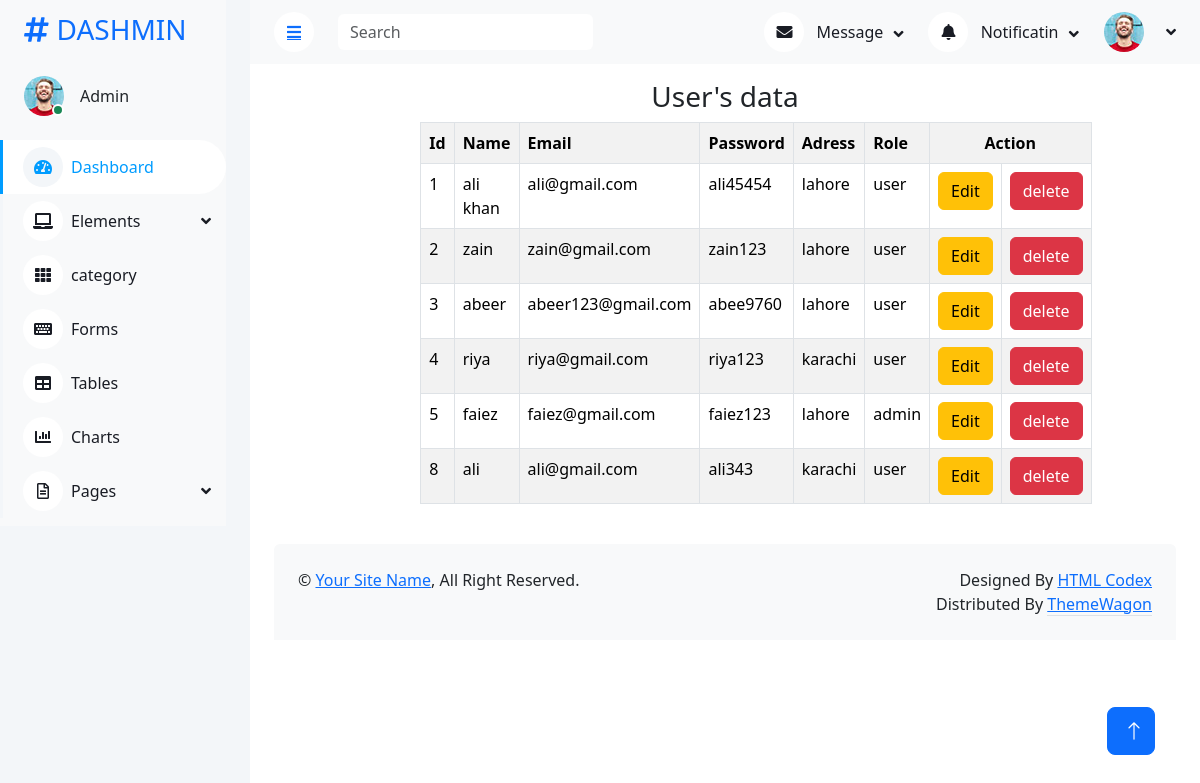
/admin_panel/public.php?index (signed in), run on the app's committed database.
### tables this page shows
CREATE TABLE `register` (
  `id` int(11) NOT NULL,
  `Name` varchar(30) NOT NULL,
  `Email` varchar(30) NOT NULL,
  `Password` varchar(20) DEFAULT NULL,
  `Address` varchar(50) DEFAULT NULL,
  `role` varchar(20) DEFAULT 'user'
);

### admin_panel/index.php (the view, shortened to what this page needs)
<!doctype html>
<html lang="en">
  <head>
    <link href="https://cdn.jsdelivr.net/npm/bootstrap@5.3.8/dist/css/bootstrap.min.css" rel="stylesheet">
  </head>
  <body>
        <div class="container">
            <div class="row">
                <div class="col-8 mx-auto">
                    <h3 class='text-center mt-3'>User's data</h3>
                    <table class="table table-bordered table-hover table-striped">
                        <tr>
                            <th>Id</th>
                            <th>Name</th>
                            <th>Email</th>
                            <th>Password</th>
                            <th>Adress</th>
                            <th>Role</th>
                            <th colspan='2' class='text-center'>Action</th>
                        </tr>
                        <?php
                        include '../connection.php';
                        $query = mysqli_query($con , "SELECT * from register");
                        foreach($query as $value){
                            ?>
                            <tr>
                                <td><?php echo $value['id'];?></td>
                                <td><?php echo $value['Name'];?></td>
                                <td><?php echo $value['Email'];?></td>
                                <td><?php echo $value['Password'];?></td>
                                <td><?php echo $value['Address'];?></td>
                                <td><?php echo $value['role'];?></td>
                                <td>
<button type="button" class="btn btn-warning" data-bs-toggle="modal" data-bs-target="#edit<?php echo $value['id'];?>">
  Edit
</button>
</td>
<td><button type="button" class="btn btn-danger" data-bs-toggle="modal" data-bs-target="#delete<?php echo $value['id'];?>">
  delete
</button>
</td>
                            </tr>
                            <?php
                        }
                        ?>
                    </table>
                </div>
            </div>
        </div>
  </body>
</html>

### admin_panel/css/style.css (style rules this page uses)
:root { --primary: #009CFF; --light: #F3F6F9; --dark: #191C24; }
.btn { transition: .5s; }

### data on the page
register: id "1", Name "ali khan", Email "ali@gmail.com", Password "ali45454", Address "lahore", role "user"
register: id "2", Name "zain", Email "zain@gmail.com", Password "zain123", Address "lahore", role "user"
register: id "3", Name "abeer", Email "abeer123@gmail.com", Password "abee9760", Address "lahore", role "user"
register: id "4", Name "riya", Email "riya@gmail.com", Password "riya123", Address "karachi", role "user"
register: id "5", Name "faiez", Email "faiez@gmail.com", Password "faiez123", Address "lahore", role "admin"
register: id "8", Name "ali", Email "ali@gmail.com", Password "ali343", Address "karachi", role "user"
